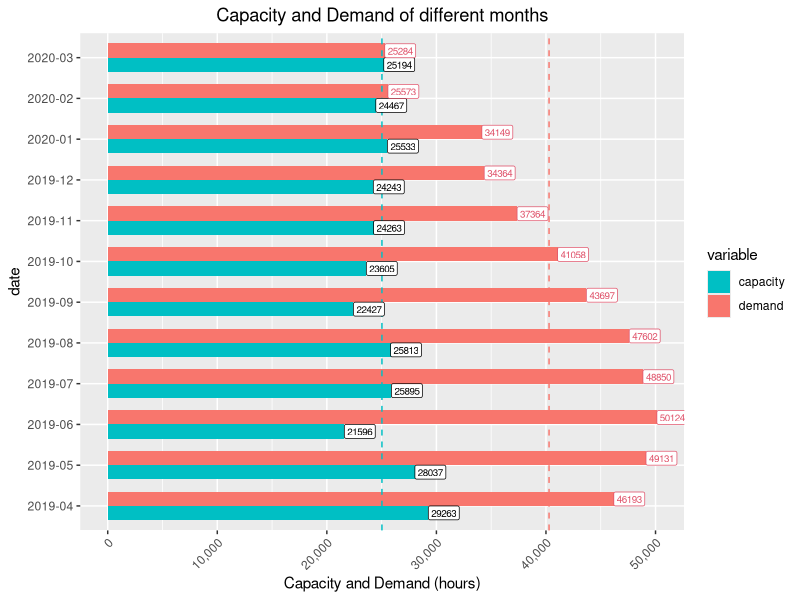

Recreate this plot in R.
library(lubridate)
library(dplyr)
library(readr)
library(ggplot2)
require(reshape2)

q6_data <- read_csv("data/q6_data.csv")
colnames(q6_data) <- tolower(colnames(q6_data)) # lowercasing column names for convinence
cap <- q6_data$capacity # storing mean to draw abline
dem <- q6_data$demand # similar as above but for demand
q6_data <- melt(q6_data, id = "date") # melting data to plot it properly

q6_data %>%
  ggplot() +
  geom_bar(aes(x = date, y = value, fill = variable), width = 0.7, position = "dodge", stat = "identity") +
  geom_hline(yintercept = mean(dem), linetype = "dashed", color = "#f8766d") +
  geom_hline(yintercept = mean(cap), linetype = "dashed", color = "#00bfc4") +
  geom_label(aes(x = date, y = value, label = value), col=as.factor(q6_data$variable), position = position_dodge(width = 0.9), vjust = ifelse(q6_data$variable == "demand", 0, 1), size=2.5, hjust = 0) +
  scale_fill_manual(values = c("#00bfc4", "#f8766d")) +
  labs(title = "Capacity and Demand of different months", x = "date", y = "Capacity and Demand (hours)") +
  theme(plot.title = element_text(hjust = 0.5)) +
  coord_flip() +
  theme(axis.text.x = element_text(angle = 45, hjust = 1)) +
  scale_y_continuous(labels = scales::comma)